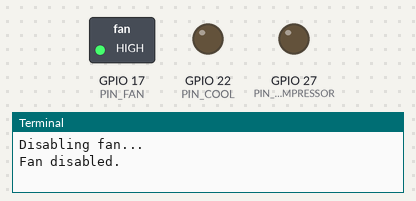
A program run on a simulated Raspberry Pi (BCM pin numbers). On the bench: switched loads named in the program (green lamp = pin HIGH), output pins drawn as LEDs (lit = HIGH), the last lines printed to the terminal. At 6.0 s the program stops and its outputs stay as they are.

Above: at 0.1 s.
At 1.1 s:
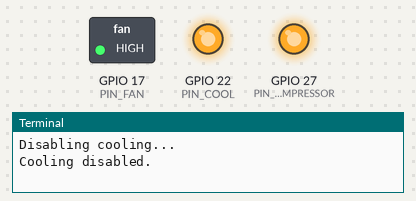
Timing chart, 0 to 2.6 s (numbered marks = the images above):
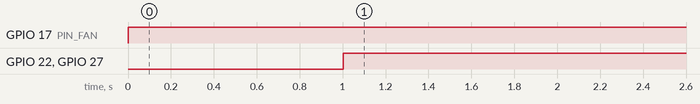

Measured:
- by itself, GPIO 17 (PIN_FAN): LOW → HIGH at 0.00 s
- by itself, GPIO 22 (PIN_COOL), GPIO 27 (PIN_COMPRESSOR): LOW → HIGH at 1.0 s

The program:

hvaccontrol_cleanup.py
```python
#!/usr/bin/python

########################################################################################################################
#
# RasPi Smart HVAC Cleanup script
# Written by William Thomas - http://willseph.com/
#
########################################################################################################################

# Imports ##############################################################################################################
########################################################################################################################

import os;			# OS functions
import RPi.GPIO as gpio;	# GPIO library
import json;			# JSON library
import time;			# Time functions
import atexit;			# Cleanup function registrar

# Constants ############################################################################################################
########################################################################################################################

DIR = '/home/pi/thermostat';
SETTINGS_FILE = DIR+'/settings.json';
STATUS_FILE = DIR+'/status.json';
EXCEPTIONS_LOG_FILE = DIR+'/hvaccontrol_exceptions.csv';

# Relay boolean constants. Flipped for Sainsmart relay module.
RELAY_ON = False;
RELAY_OFF = (not RELAY_ON);

TOGGLE_DELAY = 1;
IN_THE_BLIND_TIME = (60 * 10);
COMPRESSOR_RECOVERY_TIME = 60;
COMPRESSOR_STICK_TIME = 60;
FAN_RECOVERY_TIME = 2;

# Relay pins
BOARD_MODE = gpio.BCM;	# The GPIO board mode setting
PIN_FAN = 17;		# Pin for activating the fan.
PIN_COMPRESSOR = 27;	# Pin for compressor unit.
PIN_COOL = 22;		# Pin for "blow direction". On = Cool, Off = Heat.

VER = '0.1';
VERBOSE = True;

# Variables ############################################################################################################
########################################################################################################################

settings = None;
fanOn = False;
heatingOn = False;
coolingOn = False;

lastCompressorDisableTime = 0;
lastCompressorEnableTime = 0;
lastFanDisableTime = 0;
lastSettingsUpdate = 0;

# Functions ############################################################################################################
########################################################################################################################

def goodbye():
	cleanup(); # Cleaning up
	writeVerbose('Goodbye!');

def cleanup():
	writeVerbose('Running cleanup script...');
	setCooling(False, True);
	setHeating(False, True);
	setFan(False, True); # Turning everything off
#	gpio.cleanup(); # Cleans up GPIO settings
	writeVerbose('Cleanup complete.', True);

def delay():
	global TOGGLE_DELAY;
	time.sleep(TOGGLE_DELAY);

def setCooling(toggle, force=False):
	global RELAY_ON;
	global RELAY_OFF;
	global PIN_FAN;
	global PIN_COMPRESSOR;
	global PIN_COOL;
	global fanOn;
	global coolingOn;
	global heatingOn;
	global lastCompressorDisableTime;
	global lastCompressorEnableTime;
	global COMPRESSOR_RECOVERY_TIME;

	if((not force) and (toggle == coolingOn)):
		writeVerbose('*** Cooling unchanged ('+('on' if coolingOn else 'off')+').',True);
		return;

	if(toggle):
		# Cannot enable A/C if fan is off
		if(not (fanOn is True)):
			writeVerbose('*** Cannot enable cooling if fan is disabled!',True);
			return;

		# Cannot enable A/C if heating is on
		if(heatingOn):
			writeVerbose('*** Cannot enable cooling if heating is on. Must disable heating first!',True);
			return;

		if(int(time.time()) < (lastCompressorDisableTime + COMPRESSOR_RECOVERY_TIME)):
			writeVerbose('*** Cannot enable cooling, compressor in recovery.',True);
			return;

		writeVerbose('Enabling cooling...');
		gpio.output(PIN_COMPRESSOR, RELAY_ON);
		gpio.output(PIN_COOL, RELAY_ON);
		coolingOn = True;
		lastCompressorEnableTime = int(time.time());
		writeVerbose('Cooling enabled.', True);

	else:
		writeVerbose('Disabling cooling...');
		gpio.output(PIN_COOL, RELAY_OFF);
		gpio.output(PIN_COMPRESSOR, RELAY_OFF);

		if(coolingOn):
			lastCompressorDisableTime = int(time.time());

		coolingOn = False;
		writeVerbose('Cooling disabled.', True);

	delay();

def setFan(toggle, force=False):
	global RELAY_ON;
	global RELAY_OFF;
	global PIN_FAN;
	global PIN_COMPRESSOR;
	global PIN_COOL;
	global fanOn;
	global coolingOn;
	global heatingOn;
	global lastFanDisableTime;
	global FAN_RECOVERY_TIME;

	if((not force) and (toggle == fanOn)):
		writeVerbose('*** Fan unchanged ('+('on' if fanOn else 'off')+').',True);
		return;

	if(toggle):

		if(int(time.time()) < (lastFanDisableTime + FAN_RECOVERY_TIME)):
			writeVerbose('*** Cannot enable fan, fan in recovery.',True);
			return;

		writeVerbose('Enabling fan...');
		gpio.output(PIN_FAN, RELAY_ON);
		fanOn = True;
		writeVerbose('Fan enabled.', True);

	else:
		if(coolingOn):
			setCooling(False);

		if(heatingOn):
			setHeating(False);

		writeVerbose('Disabling fan...');
		gpio.output(PIN_FAN, RELAY_OFF);

		if(fanOn):
			lastFanDisableTime = int(time.time());

		fanOn = False;
		writeVerbose('Fan disabled.', True);

	delay();

def setHeating(toggle, force=False):
	global RELAY_ON;
	global RELAY_OFF;
	global PIN_FAN;
	global PIN_COMPRESSOR;
	global PIN_COOL;
	global fanOn;
	global coolingOn;
	global heatingOn;
	global lastCompressorEnableTime;
	global lastCompressorDisableTime;
	global COMPRESSOR_RECOVERY_TIME;

	if((not force) and (toggle == heatingOn)):
		writeVerbose('*** Heating unchanged ('+('on' if heatingOn else 'off')+').',True);
		return;

	if(toggle):
		# Cannot enable heating if fan is off
		if(not (fanOn is True)):
			writeVerbose('*** Cannot enable heating if fan is disabled!',True);
			return;

		# Cannot enable heating if A/C is on
		if(coolingOn):
			writeVerbose('*** Cannot enable heating if cooling is on. Must disable cooling first!',True);
			return;

		if(int(time.time()) < (lastCompressorDisableTime + COMPRESSOR_RECOVERY_TIME)):
			writeVerbose('*** Cannot enable heating, compressor in recovery.',True);
			return;

		writeVerbose('Enabling heating...');
		gpio.output(PIN_COMPRESSOR, RELAY_ON);
		gpio.output(PIN_COOL, RELAY_OFF);
		lastCompressorEnableTime = int(time.time());
		heatingOn = True;
		writeVerbose('Heating enabled.', True);

	else:
		writeVerbose('Disabling heating...');
		gpio.output(PIN_COMPRESSOR, RELAY_OFF);

		if(heatingOn):
			lastCompressorDisableTime = int(time.time());

		heatingOn = False;
		writeVerbose('Heating disabled.', True);

	delay();

def setupGPIO():
	global BOARD_MODE;
	global PIN_FAN;
	global PIN_COMPRESSOR;
	global PIN_COOL;

	writeVerbose('Setting up GPIO...');
	gpio.setwarnings(False);

	# Setting board mode.
	gpio.setmode(BOARD_MODE);

	# Setting up output pins
	gpio.setup(PIN_FAN,		gpio.OUT);
	gpio.setup(PIN_COMPRESSOR,	gpio.OUT);
	gpio.setup(PIN_COOL,		gpio.OUT);

	setFan(False, True);	# Setting all relays off.
	setCooling(False, True);
	setHeating(False, True);

	writeVerbose('GPIO setup complete.',True);

def writeVerbose(s, newLine=False):
	global VERBOSE;

	if(VERBOSE):
		print(s);
		if(newLine is True):
			print('');

# Main #################################################################################################################
########################################################################################################################

#os.system('clear'); # Clears the terminal

setupGPIO(); # Setting up GPIO
goodbye();
```
